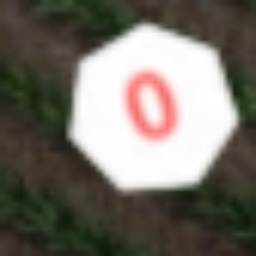
#> input picture SampleTarget.jpg, 256 x 256 px, given in place of the camera
$ python detect_edges.py
#> lines starting #> are read from the running program, lines starting #| are printed output that depends on the picture; after the words box and inside, x2 and y2 are one past the last pixel; in counts of white or black regions, pixels touching at a corner belong together
import cv2
from cv2 import COLOR_BGR2GRAY
import numpy as np
import math

#Shape detection using Canny and OpenCV
# use contours to find edges
#   - contours are groups of any connected edges

# cv2.arcLength(contour_car, True) returns perimeter of contour_var

# is knowing the number of sides enough?
# NOOO
# we use a ration to identify a shape
## sqrt(area) / perimeter
## use cv2.contourArea(contour_name) to get area of contour
## add import math first to use math.sqrt()
### for some reason subtracting 0.01 from ration helps to get accurate results
# quality of life functions
## stackImages: multiple images in the same window, good for testing
## showValue: shows values of params and allows you to adjust them

# task
## pick to detect a shape, triangle, square, rectangle, pentagon, hexagon, octagon, cross, star
## cover cicular shapes later, quarter circle

## challenge make one for a trapezoid
# requirements: shape detector cannot confuse other shapes with any of the other shapes above

#higher threshold leads to more strict contrasts required for edges
thresh1 = 100
thresh2 = 180

cap = cv2.VideoCapture(0)

while cap.isOpened():
    ret, img = cap.read()
#> img is the input picture: shape (256, 256, 3); mean B, G, R 102.3, 111.4, 116.2
    imgCan = cv2.Canny(img, thresh1, thresh2)
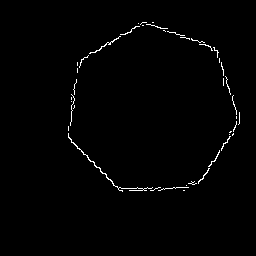
#> imgCan: shape (256, 256); 1.1% white in thin lines or dots, all inside (x1, y1, x2, y2) = (68, 22, 240, 192)
    kernel = np.ones((3,3))
    imgDil = cv2.dilate(imgCan, kernel, iterations = 1)
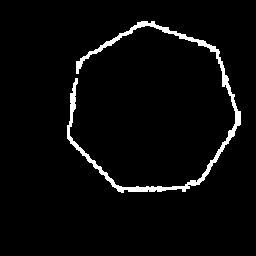
#> imgDil: shape (256, 256); 3.5% white; 1 white region

    #gray = cv2.cvtColor(img, cv2.COLOR_BGR2GRAY)

    cntr, heirarchy = cv2.findContours(imgDil.copy(), cv2.RETR_EXTERNAL, cv2.CHAIN_APPROX_NONE)
#> cntr = 1 contour; box (x1, y1, x2, y2) and area: (67, 21, 241, 193) 1779

    for c in cntr:
        # gets length of contours
        peri=cv2.arcLength(c, True)
        approx = cv2.approxPolyDP(c, 0.03 * peri, True)

        #
        x,y,w,h = cv2.boundingRect(approx)

        # responsible for fetching amount of sides in contours
        sides = len(approx)
        area = cv2.contourArea(c)

        if (area > 500):
            cv2.putText(img, str(sides), (x + y - 100, y + 60), cv2.FONT_HERSHEY_COMPLEX, 0.7, (0, 255, 0 ), 2)
            cv2.drawContours(img, c, -1, (255, 0, 0),7)
#> this loop made 1 pass
#> (peri, x, y, w, h, sides, area) on pass 1: (1203, 67, 22, 174, 170, 9, 1779)
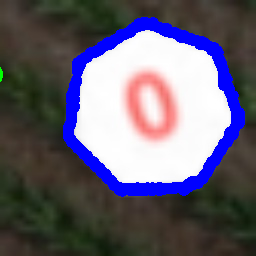
#> img: shape (256, 256, 3); 10.04% of pixels changed, all inside (x1, y1, x2, y2) = (0, 17, 245, 197)
    cv2.imshow('img', img)
    k = cv2.waitKey(27) & 0xff
#> (key q is pressed here)
    if k == ord('q'):
        break
cv2.destroyAllWindows()
